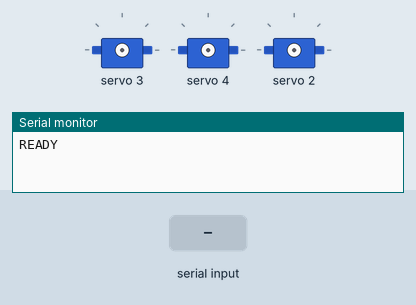
This sketch was run on a simulated ESP8266 (NodeMCU). Shown: 3 × servo, the last lines printed to the serial monitor. Inputs (shaded band) come from the test bench.

Above: at 1.2 s.
1.3 s: "HOME\n" received over Serial
At 3.5 s:
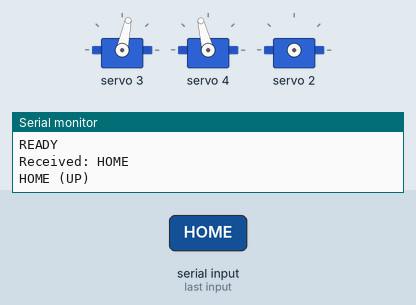
3.8 s: "GROUND\n" received over Serial
At 4.28 s:
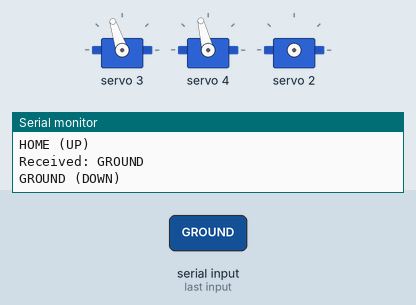
6.3 s: "GRIPPER\n" received over Serial
At 8.7 s:
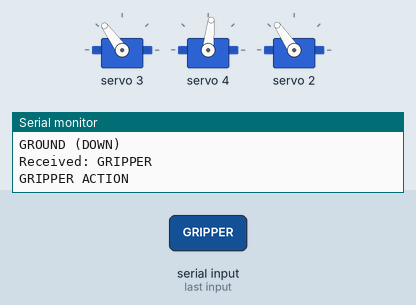
10.3 s: "HOME\n" received over Serial
At 12.5 s:
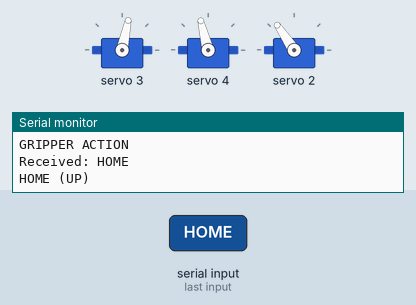
12.8 s: "GROUND\n" received over Serial
At 13.28 s:
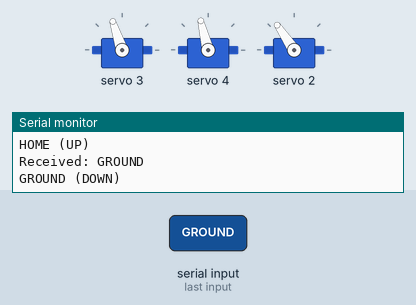
Timing chart, 0 to 15.8 s (numbered marks = the images above; inputs shaded):
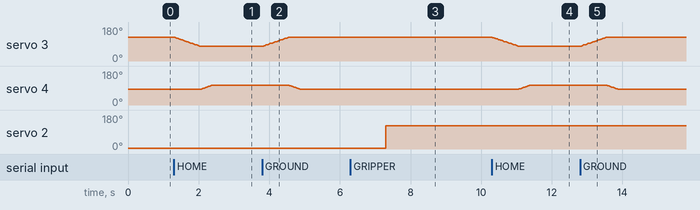

Measured:
- after the input at 1.3 s, servo 3: moves from 126° to 78° over 0.72 s, starting at once; servo 4: moves from 84° to 104° over 0.28 s, starting after 0.78 s
- after the input at 3.8 s, servo 3: moves from 78° to 126° over 0.72 s, starting at once; servo 4: moves from 104° to 84° over 0.30 s, starting after 0.77 s
- after the input at 6.3 s, servo 2: 4° → 124° after 1.0 s
- after the input at 10.3 s, servo 3: moves from 126° to 78° over 0.72 s, starting at once; servo 4: moves from 84° to 104° over 0.30 s, starting after 0.77 s
- after the input at 12.8 s, servo 3: moves from 78° to 126° over 0.72 s, starting at once; servo 4: moves from 104° to 84° over 0.30 s, starting after 0.77 s

The sketch:

esp8266_arduino.ino
```cpp
#include <Wire.h>
#include <Adafruit_PWMServoDriver.h>

Adafruit_PWMServoDriver pca = Adafruit_PWMServoDriver();

#define SERVOMIN 120
#define SERVOMAX 500

// CHANNELS
#define LOWER 3
#define UPPER 4
#define GRIPPER 2

// CALIBRATED VALUES
int lower_home = 58;
int lower_ground = 105;

int upper_home = 80;
int upper_ground = 100;

int grip_open = 0;
int grip_close = 120;

// CURRENT POSITIONS
int lower_pos = 58;
int upper_pos = 80;
int grip_pos = 40;

// NORMAL
int angleToPulse(int angle) {
  return map(angle, 0, 180, SERVOMIN, SERVOMAX);
}

// REVERSED LOWER
int angleToPulseLower(int angle) {
  return map(angle, 180, 0, SERVOMIN, SERVOMAX);
}

// SMOOTH MOVE
void moveSmooth(int ch, int &current, int target, bool reverse = false) {
  if (current < target) {
    for (int i = current; i <= target; i++) {
      if (reverse)
        pca.setPWM(ch, 0, angleToPulseLower(i));
      else
        pca.setPWM(ch, 0, angleToPulse(i));
      delay(15);
    }
  } else {
    for (int i = current; i >= target; i--) {
      if (reverse)
        pca.setPWM(ch, 0, angleToPulseLower(i));
      else
        pca.setPWM(ch, 0, angleToPulse(i));
      delay(15);
    }
  }
  current = target;
}

void setup() {
  Serial.begin(115200);
  Wire.begin(D2, D1);

  pca.begin();
  pca.setPWMFreq(50);

  Serial.println("READY");
}

void loop() {

  if (Serial.available()) {

    String cmd = Serial.readStringUntil('\n');
    cmd.trim();

    Serial.println("Received: " + cmd);

    // 🔥 HOME → UP
    if (cmd.indexOf("HOME") >= 0) {
      Serial.println("HOME (UP)");

      moveSmooth(LOWER, lower_pos, lower_ground, true);
      moveSmooth(UPPER, upper_pos, upper_ground);
    }

    // 🔥 GROUND → DOWN
    else if (cmd.indexOf("GROUND") >= 0) {
      Serial.println("GROUND (DOWN)");

      moveSmooth(LOWER, lower_pos, lower_home, true);
      moveSmooth(UPPER, upper_pos, upper_home);
    }

    // 🔥 GRIPPER (ONE-TIME ACTION)
    else if (cmd.indexOf("GRIPPER") >= 0) {
      Serial.println("GRIPPER ACTION");

      // start at 0°
      pca.setPWM(GRIPPER, 0, angleToPulse(0));
      delay(1000);

      // move to 120°
      pca.setPWM(GRIPPER, 0, angleToPulse(120));

      grip_pos = 120;
    }
  }
}
```
